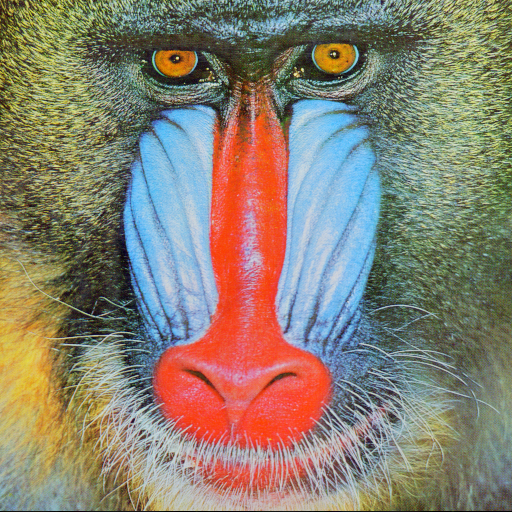
#> input picture rPi-camera/opencv/rpi/pruebas/ruido/mandrill.tiff, 512 x 512 px
$ python pasabajas.py
#> lines starting #> are read from the running program, lines starting #| are printed output that depends on the picture
import cv2
import numpy as np
from matplotlib import pyplot as plt

img = cv2.imread('mandrill.tiff', 1)
#> img is the input picture: shape (512, 512, 3); mean B, G, R 113.1, 128.9, 137.4
input = cv2.cvtColor(img, cv2.COLOR_BGR2RGB)
output = cv2.sepFilter2D(img, ddepth=-1, kernelX=1, kernelY=1, delta=1)
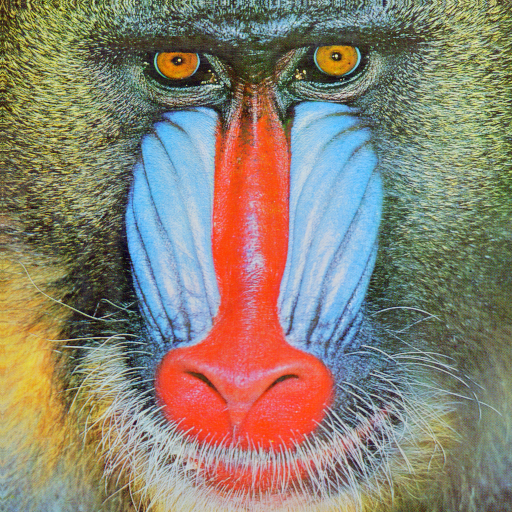
#> output: shape (512, 512, 3); mean B, G, R 114.3, 130.1, 138.7

plt.subplot(121)
plt.imshow(input)
plt.title('Input')
plt.axis('off')
plt.subplot(122)
plt.imshow(output)
plt.title('Output')
plt.axis('off')
plt.show()
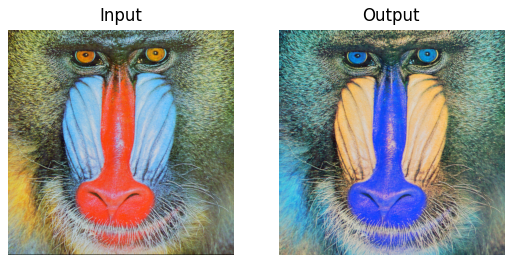
#> figure drawn by matplotlib, 2 panels; B, G, R data is drawn as R, G, B

$ run again, with rPi-camera/opencv/rpi/pruebas/ruido/female3.tiff copied over rPi-camera/opencv/rpi/pruebas/ruido/mandrill.tiff
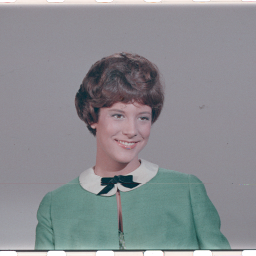
#> input picture rPi-camera/opencv/rpi/pruebas/ruido/female3.tiff, 256 x 256 px
#> img is the input picture: shape (256, 256, 3); mean B, G, R 144, 140, 137.6
#> `output = cv2.sepFilter2D(img, ddepth=-1, kernelX=1, kernelY=1, delta=1)`:
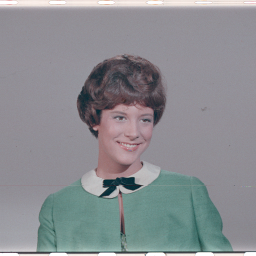
#> output: shape (256, 256, 3); mean B, G, R 144.9, 140.8, 138.5
#> `plt.show()`:
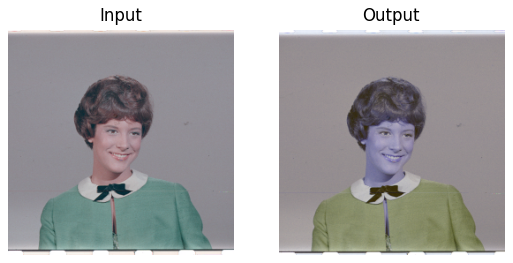
#> figure drawn by matplotlib, 2 panels; B, G, R data is drawn as R, G, B
